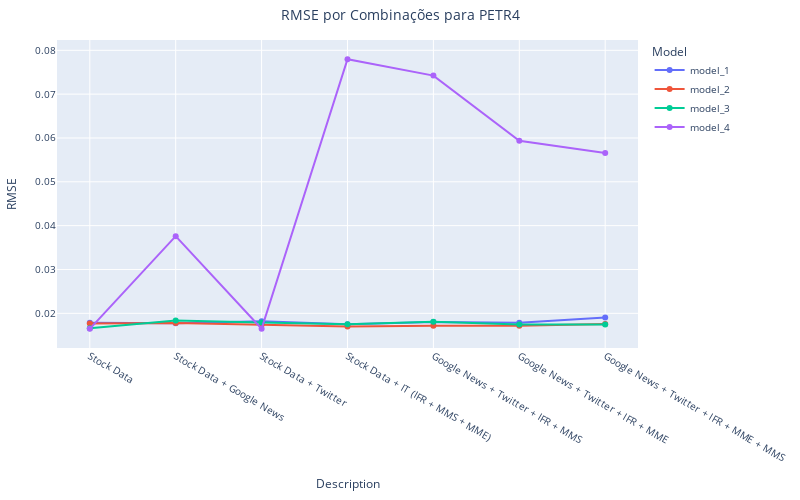

The notebook cell saved with this chart:
### Code cell
# Grafico RMSE por combinação por ação
fig_filtered = plot_rmse_line_plotly(resultados_concatenados, stock_name='PETR4')
fig_filtered.show()

### Figure 1 — Plotly figure (JSON) as saved in the notebook; plotly's stock layout.template omitted (floating-point values rounded to 4 significant figures)
{"data": [{"hovertemplate": "Model=model_1<br>Description=%{x}<br>RMSE=%{y}<extra></extra>", "legendgroup": "model_1", "line": {"color": "#636efa", "dash": "solid"}, "marker": {"symbol": "circle"}, "mode": "lines+markers", "name": "model_1", "orientation": "v", "showlegend": true, "type": "scatter", "x": ["Stock Data", "Stock Data + Google News", "Stock Data + Twitter", "Stock Data + IT (IFR + MMS + MME)", "Google News + Twitter + IFR + MMS", "Google News + Twitter + IFR + MME", "Google News + Twitter + IFR + MME + MMS"], "xaxis": "x", "y": [0.01783, 0.01774, 0.01817, 0.01754, 0.01803, 0.01784, 0.01907], "yaxis": "y"}, {"hovertemplate": "Model=model_2<br>Description=%{x}<br>RMSE=%{y}<extra></extra>", "legendgroup": "model_2", "line": {"color": "#EF553B", "dash": "solid"}, "marker": {"symbol": "circle"}, "mode": "lines+markers", "name": "model_2", "orientation": "v", "showlegend": true, "type": "scatter", "x": ["Stock Data", "Stock Data + Google News", "Stock Data + Twitter", "Stock Data + IT (IFR + MMS + MME)", "Google News + Twitter + IFR + MMS", "Google News + Twitter + IFR + MME", "Google News + Twitter + IFR + MME + MMS"], "xaxis": "x", "y": [0.01765, 0.01777, 0.01741, 0.01702, 0.01719, 0.01715, 0.01756], "yaxis": "y"}, {"hovertemplate": "Model=model_3<br>Description=%{x}<br>RMSE=%{y}<extra></extra>", "legendgroup": "model_3", "line": {"color": "#00cc96", "dash": "solid"}, "marker": {"symbol": "circle"}, "mode": "lines+markers", "name": "model_3", "orientation": "v", "showlegend": true, "type": "scatter", "x": ["Stock Data", "Stock Data + Google News", "Stock Data + Twitter", "Stock Data + IT (IFR + MMS + MME)", "Google News + Twitter + IFR + MMS", "Google News + Twitter + IFR + MME", "Google News + Twitter + IFR + MME + MMS"], "xaxis": "x", "y": [0.0166, 0.01834, 0.01791, 0.01749, 0.0181, 0.01747, 0.01748], "yaxis": "y"}, {"hovertemplate": "Model=model_4<br>Description=%{x}<br>RMSE=%{y}<extra></extra>", "legendgroup": "model_4", "line": {"color": "#ab63fa", "dash": "solid"}, "marker": {"symbol": "circle"}, "mode": "lines+markers", "name": "model_4", "orientation": "v", "showlegend": true, "type": "scatter", "x": ["Stock Data", "Stock Data + Google News", "Stock Data + Twitter", "Stock Data + IT (IFR + MMS + MME)", "Google News + Twitter + IFR + MMS", "Google News + Twitter + IFR + MME", "Google News + Twitter + IFR + MME + MMS"], "xaxis": "x", "y": [0.01646, 0.03761, 0.01649, 0.07798, 0.07423, 0.05935, 0.05659], "yaxis": "y"}], "layout": {"font": {"size": 10}, "height": 500, "legend": {"title": {"text": "Model"}, "tracegroupgap": 0}, "margin": {"b": 20, "l": 20, "r": 20, "t": 40}, "title": {"text": "RMSE por Combinações para PETR4", "x": 0.5}, "width": 800, "xaxis": {"anchor": "y", "domain": [0, 1], "title": {"text": "Description"}}, "yaxis": {"anchor": "x", "domain": [0, 1], "title": {"text": "RMSE"}}}}
